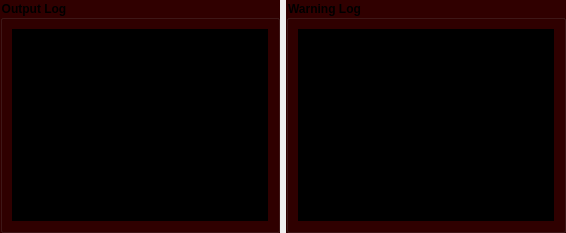
           <widget class="QFrame" name="frame_3">
            <property name="enabled">
             <bool>true</bool>
            </property>
            <property name="focusPolicy">
             <enum>Qt::FocusPolicy::ClickFocus</enum>
            </property>
            <property name="frameShape">
             <enum>QFrame::Shape::NoFrame</enum>
            </property>
            <property name="frameShadow">
             <enum>QFrame::Shadow::Raised</enum>
            </property>
            <layout class="QHBoxLayout" name="horizontalLayout_2" stretch="1,1">
             <property name="leftMargin">
              <number>0</number>
             </property>
             <property name="topMargin">
              <number>0</number>
             </property>
             <property name="rightMargin">
              <number>0</number>
             </property>
             <property name="bottomMargin">
              <number>0</number>
             </property>
             <item>
              <widget class="QGroupBox" name="groupBox_8">
               <property name="enabled">
                <bool>true</bool>
               </property>
               <property name="font">
                <font>
                 <bold>true</bold>
                </font>
               </property>
               <property name="focusPolicy">
                <enum>Qt::FocusPolicy::ClickFocus</enum>
               </property>
               <property name="styleSheet">
                <string notr="true">background-color: rgb(48, 0, 0);</string>
               </property>
               <property name="title">
                <string>Output Log</string>
               </property>
               <layout class="QGridLayout" name="gridLayout_7">
                <item row="0" column="0">
                 <widget class="QPlainTextEdit" name="outputLog">
                  <property name="enabled">
                   <bool>true</bool>
                  </property>
                  <property name="palette">
                   <palette>
                    <active>
                     <colorrole role="WindowText">
                      <brush brushstyle="SolidPattern">
                       <color alpha="255">
                        <red>255</red>
                        <green>255</green>
                        <blue>255</blue>
                       </color>
                      </brush>
                     </colorrole>
                     <colorrole role="Button">
                      <brush brushstyle="SolidPattern">
                       <color alpha="255">
                        <red>0</red>
                        <green>0</green>
                        <blue>0</blue>
                       </color>
                      </brush>
                     </colorrole>
                     <colorrole role="Text">
                      <brush brushstyle="SolidPattern">
                       <color alpha="255">
                        <red>255</red>
                        <green>255</green>
                        <blue>255</blue>
                       </color>
                      </brush>
                     </colorrole>
                     <colorrole role="ButtonText">
                      <brush brushstyle="SolidPattern">
                       <color alpha="255">
                        <red>255</red>
                        <green>255</green>
                        <blue>255</blue>
                       </color>
                      </brush>
                     </colorrole>
                     <colorrole role="Base">
                      <brush brushstyle="SolidPattern">
                       <color alpha="255">
                        <red>0</red>
                        <green>0</green>
                        <blue>0</blue>
                       </color>
                      </brush>
                     </colorrole>
                     <colorrole role="Window">
                      <brush brushstyle="SolidPattern">
                       <color alpha="255">
                        <red>0</red>
                        <green>0</green>
                        <blue>0</blue>
                       </color>
                      </brush>
                     </colorrole>
                     <colorrole role="PlaceholderText">
                      <brush brushstyle="SolidPattern">
                       <color alpha="128">
                        <red>255</red>
                        <green>255</green>
                        <blue>255</blue>
                       </color>
                      </brush>
                     </colorrole>
                    </active>
                    <inactive>
                     <colorrole role="WindowText">
                      <brush brushstyle="SolidPattern">
                       <color alpha="255">
                        <red>255</red>
                        <green>255</green>
                        <blue>255</blue>
                       </color>
                      </brush>
                     </colorrole>
                     <colorrole role="Button">
                      <brush brushstyle="SolidPattern">
                       <color alpha="255">
                        <red>0</red>
                        <green>0</green>
                        <blue>0</blue>
                       </color>
                      </brush>
                     </colorrole>
                     <colorrole role="Text">
                      <brush brushstyle="SolidPattern">
                       <color alpha="255">
                        <red>255</red>
                        <green>255</green>
                        <blue>255</blue>
                       </color>
                      </brush>
                     </colorrole>
                     <colorrole role="ButtonText">
                      <brush brushstyle="SolidPattern">
                       <color alpha="255">
                        <red>255</red>
                        <green>255</green>
                        <blue>255</blue>
                       </color>
                      </brush>
                     </colorrole>
                     <colorrole role="Base">
                      <brush brushstyle="SolidPattern">
                       <color alpha="255">
                        <red>0</red>
                        <green>0</green>
                        <blue>0</blue>
                       </color>
                      </brush>
                     </colorrole>
                     <colorrole role="Window">
                      <brush brushstyle="SolidPattern">
                       <color alpha="255">
                        <red>0</red>
                        <green>0</green>
                        <blue>0</blue>
                       </color>
                      </brush>
                     </colorrole>
                     <colorrole role="PlaceholderText">
                      <brush brushstyle="SolidPattern">
                       <color alpha="128">
                        <red>255</red>
                        <green>255</green>
                        <blue>255</blue>
                       </color>
                      </brush>
                     </colorrole>
                    </inactive>
                    <disabled>
                     <colorrole role="WindowText">
                      <brush brushstyle="SolidPattern">
                       <color alpha="255">
                        <red>255</red>
                        <green>255</green>
                        <blue>255</blue>
                       </color>
                      </brush>
                     </colorrole>
                     <colorrole role="Button">
                      <brush brushstyle="SolidPattern">
                       <color alpha="255">
                        <red>0</red>
                        <green>0</green>
                        <blue>0</blue>
                       </color>
                      </brush>
                     </colorrole>
                     <colorrole role="Text">
                      <brush brushstyle="SolidPattern">
                       <color alpha="255">
                        <red>255</red>
                        <green>255</green>
                        <blue>255</blue>
                       </color>
                      </brush>
                     </colorrole>
                     <colorrole role="ButtonText">
                      <brush brushstyle="SolidPattern">
                       <color alpha="255">
                        <red>255</red>
                        <green>255</green>
                        <blue>255</blue>
                       </color>
                      </brush>
                     </colorrole>
                     <colorrole role="Base">
                      <brush brushstyle="SolidPattern">
                       <color alpha="255">
                        <red>0</red>
                        <green>0</green>
                        <blue>0</blue>
                       </color>
                      </brush>
                     </colorrole>
                     <colorrole role="Window">
                      <brush brushstyle="SolidPattern">
                       <color alpha="255">
                        <red>0</red>
                        <green>0</green>
                        <blue>0</blue>
                       </color>
                      </brush>
                     </colorrole>
                     <colorrole role="PlaceholderText">
                      <brush brushstyle="SolidPattern">
                       <color alpha="128">
                        <red>255</red>
                        <green>255</green>
                        <blue>255</blue>
                       </color>
                      </brush>
                     </colorrole>
                    </disabled>
                   </palette>
                  </property>
                  <property name="font">
                   <font>
                    <pointsize>10</pointsize>
                   </font>
                  </property>
                  <property name="focusPolicy">
                   <enum>Qt::FocusPolicy::ClickFocus</enum>
                  </property>
                  <property name="styleSheet">
                   <string notr="true">background-color: rgb(0, 0, 0);</string>
                  </property>
                  <property name="readOnly">
                   <bool>true</bool>
                  </property>
                 </widget>
                </item>
               </layout>
              </widget>
             </item>
             <item>
              <widget class="QGroupBox" name="groupBox_7">
               <property name="enabled">
                <bool>true</bool>
               </property>
               <property name="font">
                <font>
                 <bold>true</bold>
                </font>
               </property>
               <property name="focusPolicy">
                <enum>Qt::FocusPolicy::ClickFocus</enum>
               </property>
               <property name="styleSheet">
                <string notr="true">background-color: rgb(48, 0, 0);</string>
               </property>
               <property name="title">
                <string>Warning Log</string>
               </property>
               <layout class="QGridLayout" name="gridLayout_8">
                <item row="0" column="0">
                 <widget class="QPlainTextEdit" name="warningLog">
                  <property name="enabled">
                   <bool>true</bool>
                  </property>
                  <property name="palette">
                   <palette>
                    <active>
                     <colorrole role="WindowText">
                      <brush brushstyle="SolidPattern">
                       <color alpha="255">
                        <red>255</red>
                        <green>85</green>
                        <blue>0</blue>
                       </color>
                      </brush>
                     </colorrole>
                     <colorrole role="Button">
                      <brush brushstyle="SolidPattern">
                       <color alpha="255">
                        <red>0</red>
                        <green>0</green>
                        <blue>0</blue>
                       </color>
                      </brush>
                     </colorrole>
                     <colorrole role="Text">
                      <brush brushstyle="SolidPattern">
                       <color alpha="255">
                        <red>255</red>
                        <green>85</green>
                        <blue>0</blue>
                       </color>
                      </brush>
                     </colorrole>
                     <colorrole role="ButtonText">
                      <brush brushstyle="SolidPattern">
                       <color alpha="255">
                        <red>255</red>
                        <green>85</green>
                        <blue>0</blue>
                       </color>
                      </brush>
                     </colorrole>
                     <colorrole role="Base">
                      <brush brushstyle="SolidPattern">
                       <color alpha="255">
                        <red>0</red>
                        <green>0</green>
                        <blue>0</blue>
                       </color>
                      </brush>
                     </colorrole>
                     <colorrole role="Window">
                      <brush brushstyle="SolidPattern">
                       <color alpha="255">
                        <red>0</red>
                        <green>0</green>
                        <blue>0</blue>
                       </color>
                      </brush>
                     </colorrole>
                     <colorrole role="PlaceholderText">
                      <brush brushstyle="SolidPattern">
                       <color alpha="128">
                        <red>255</red>
                        <green>85</green>
                        <blue>0</blue>
                       </color>
                      </brush>
                     </colorrole>
                    </active>
                    <inactive>
                     <colorrole role="WindowText">
                      <brush brushstyle="SolidPattern">
                       <color alpha="255">
                        <red>255</red>
                        <green>85</green>
                        <blue>0</blue>
                       </color>
                      </brush>
                     </colorrole>
                     <colorrole role="Button">
                      <brush brushstyle="SolidPattern">
                       <color alpha="255">
                        <red>0</red>
                        <green>0</green>
                        <blue>0</blue>
                       </color>
                      </brush>
                     </colorrole>
                     <colorrole role="Text">
                      <brush brushstyle="SolidPattern">
                       <color alpha="255">
                        <red>255</red>
                        <green>85</green>
                        <blue>0</blue>
                       </color>
                      </brush>
                     </colorrole>
                     <colorrole role="ButtonText">
                      <brush brushstyle="SolidPattern">
                       <color alpha="255">
                        <red>255</red>
                        <green>85</green>
                        <blue>0</blue>
                       </color>
                      </brush>
                     </colorrole>
                     <colorrole role="Base">
                      <brush brushstyle="SolidPattern">
                       <color alpha="255">
                        <red>0</red>
                        <green>0</green>
                        <blue>0</blue>
                       </color>
                      </brush>
                     </colorrole>
                     <colorrole role="Window">
                      <brush brushstyle="SolidPattern">
                       <color alpha="255">
                        <red>0</red>
                        <green>0</green>
                        <blue>0</blue>
                       </color>
                      </brush>
                     </colorrole>
                     <colorrole role="PlaceholderText">
                      <brush brushstyle="SolidPattern">
                       <color alpha="128">
                        <red>255</red>
                        <green>85</green>
                        <blue>0</blue>
                       </color>
                      </brush>
                     </colorrole>
                    </inactive>
                    <disabled>
                     <colorrole role="WindowText">
                      <brush brushstyle="SolidPattern">
                       <color alpha="255">
                        <red>255</red>
                        <green>85</green>
                        <blue>0</blue>
                       </color>
                      </brush>
                     </colorrole>
                     <colorrole role="Button">
                      <brush brushstyle="SolidPattern">
                       <color alpha="255">
                        <red>0</red>
                        <green>0</green>
                        <blue>0</blue>
                       </color>
                      </brush>
                     </colorrole>
                     <colorrole role="Text">
                      <brush brushstyle="SolidPattern">
                       <color alpha="255">
                        <red>255</red>
                        <green>85</green>
                        <blue>0</blue>
                       </color>
                      </brush>
                     </colorrole>
                     <colorrole role="ButtonText">
                      <brush brushstyle="SolidPattern">
                       <color alpha="255">
                        <red>255</red>
                        <green>85</green>
                        <blue>0</blue>
                       </color>
                      </brush>
                     </colorrole>
                     <colorrole role="Base">
                      <brush brushstyle="SolidPattern">
                       <color alpha="255">
                        <red>0</red>
                        <green>0</green>
                        <blue>0</blue>
                       </color>
                      </brush>
                     </colorrole>
                     <colorrole role="Window">
                      <brush brushstyle="SolidPattern">
                       <color alpha="255">
                        <red>0</red>
                        <green>0</green>
                        <blue>0</blue>
                       </color>
                      </brush>
                     </colorrole>
                     <colorrole role="PlaceholderText">
                      <brush brushstyle="SolidPattern">
                       <color alpha="128">
                        <red>255</red>
                        <green>85</green>
                        <blue>0</blue>
                       </color>
                      </brush>
                     </colorrole>
                    </disabled>
                   </palette>
                  </property>
                  <property name="focusPolicy">
                   <enum>Qt::FocusPolicy::ClickFocus</enum>
                  </property>
                  <property name="styleSheet">
                   <string notr="true">background-color: rgb(0, 0, 0);
color: rgb(255, 85, 0);</string>
                  </property>
                 </widget>
                </item>
               </layout>
              </widget>
             </item>
            </layout>
           </widget>
